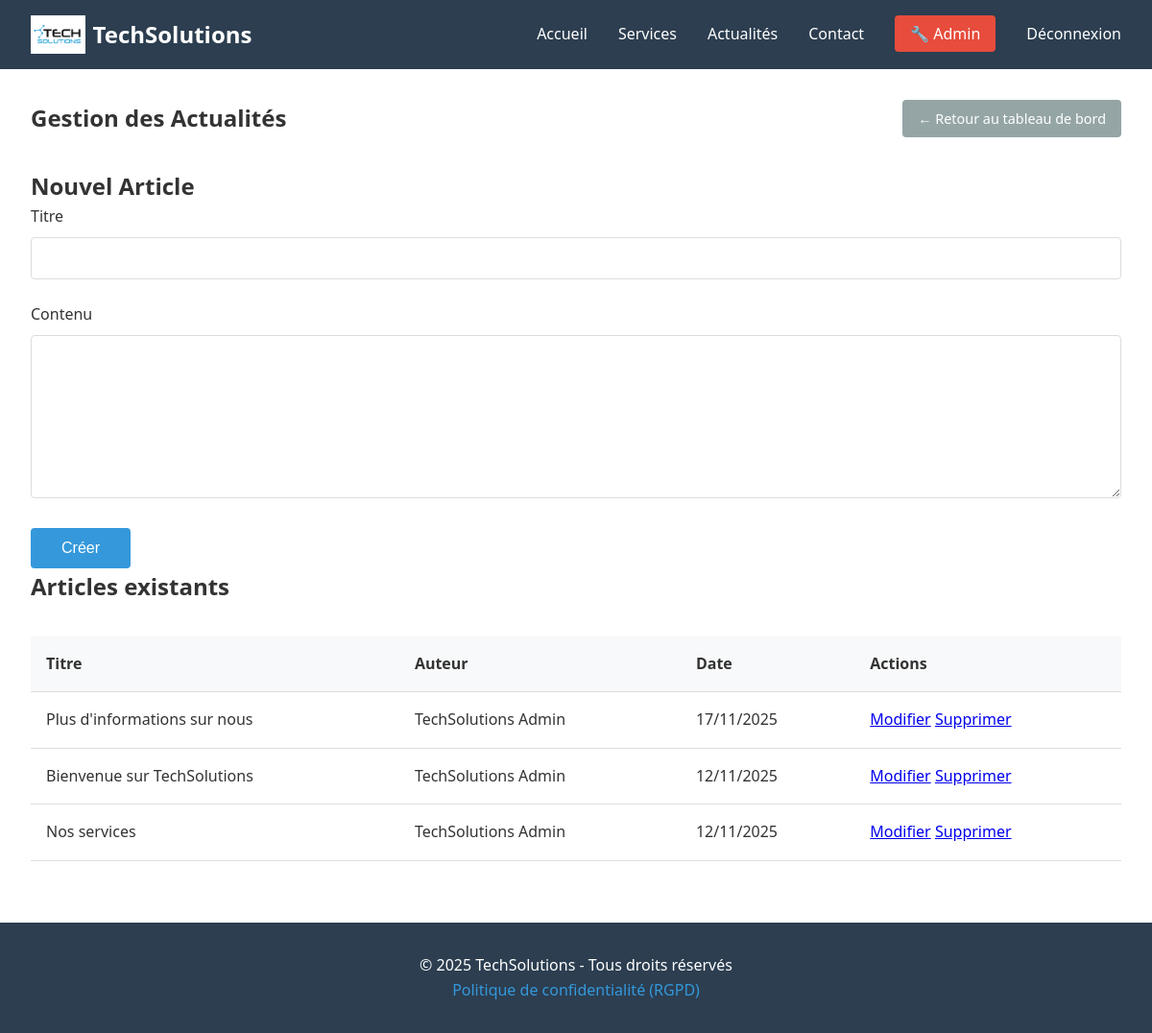
/admin/articles.php (signed in), run on the app's committed database.
### tables this page shows
CREATE TABLE `articles` (
  `id` int(11) NOT NULL AUTO_INCREMENT,
  `titre` varchar(255) NOT NULL,
  `contenu` text NOT NULL,
  `auteur_id` int(11) DEFAULT NULL,
  `created_at` timestamp NOT NULL DEFAULT current_timestamp(),
  `updated_at` timestamp NOT NULL DEFAULT current_timestamp() ON UPDATE current_timestamp(),
  PRIMARY KEY (`id`),
  KEY `auteur_id` (`auteur_id`),
  CONSTRAINT `articles_ibfk_1` FOREIGN KEY (`auteur_id`) REFERENCES `users` (`id`) ON DELETE SET NULL
);

CREATE TABLE `users` (
  `id` int(11) NOT NULL AUTO_INCREMENT,
  `email` varchar(255) NOT NULL,
  `password` varchar(255) NOT NULL,
  `nom` varchar(100) NOT NULL,
  `prenom` varchar(100) NOT NULL,
  `telephone` varchar(20) DEFAULT NULL,
  `role` enum('admin','client') DEFAULT 'client',
  `consent_date` datetime DEFAULT NULL,
  `created_at` timestamp NOT NULL DEFAULT current_timestamp(),
  `updated_at` timestamp NOT NULL DEFAULT current_timestamp() ON UPDATE current_timestamp(),
  PRIMARY KEY (`id`),
  UNIQUE KEY `email` (`email`)
);

### admin/articles.php (the view, shortened to what this page needs)
<?php
require_once '../includes/auth.php';
$editArticle = null;
$articles = $pdo->query("SELECT a.*, u.prenom, u.nom FROM articles a
                         LEFT JOIN users u ON a.auteur_id = u.id
                         ORDER BY a.created_at DESC")->fetchAll();
?>
<?php include '../includes/header.php'; ?>
<section class="admin-articles">
    <div class="admin-header">
        <h1>Gestion des Actualités</h1>
        <a href="index.php" class="btn-back">← Retour au tableau de bord</a>
    </div>
    <div class="form-container">
        <h2><?= $editArticle ? 'Modifier' : 'Nouvel' ?> Article</h2>
        <form method="POST">
            <div class="form-group">
                <label for="titre">Titre</label>
                <input type="text" id="titre" name="titre"
                       value="<?= $editArticle ? htmlspecialchars($editArticle['titre']) : '' ?>" required>
            </div>
            <div class="form-group">
                <label for="contenu">Contenu</label>
                <textarea id="contenu" name="contenu" rows="8" required><?= $editArticle ? htmlspecialchars($editArticle['contenu']) : '' ?></textarea>
            </div>
            <button type="submit"><?= $editArticle ? 'Modifier' : 'Créer' ?></button>
        </form>
    </div>
    <div class="articles-list">
        <h2>Articles existants</h2>
        <table>
            <thead>
                <tr>
                    <th>Titre</th>
                    <th>Auteur</th>
                    <th>Date</th>
                    <th>Actions</th>
                </tr>
            </thead>
            <tbody>
                <?php foreach($articles as $article): ?>
                <tr>
                    <td><?= htmlspecialchars($article['titre']) ?></td>
                    <td><?= htmlspecialchars($article['prenom'] . ' ' . $article['nom']) ?></td>
                    <td><?= date('d/m/Y', strtotime($article['created_at'])) ?></td>
                    <td>
                        <a href="?edit=<?= $article['id'] ?>">Modifier</a>
                        <a href="?delete=<?= $article['id'] ?>"
                           onclick="return confirm('Supprimer cet article ?')">Supprimer</a>
                    </td>
                </tr>
                <?php endforeach; ?>
            </tbody>
        </table>
    </div>
</section>
<?php include '../includes/footer.php'; ?>

### assets/css/style.css (style rules this page uses)
* { margin: 0; padding: 0; box-sizing: border-box; }
body { font-family: 'Segoe UI', Tahoma, Geneva, Verdana, sans-serif; line-height: 1.6; color: #333; }
section { max-width: 1200px; margin: 2rem auto; padding: 0 2rem; }
.form-group { margin-bottom: 1.5rem; }
label { display: block; margin-bottom: 0.5rem; font-weight: 500; }
input[type="text"], input[type="email"], input[type="password"], input[type="tel"], textarea { width: 100%; padding: 0.75rem; border: 1px solid #ddd; border-radius: 4px; font-size: 1rem; }
button, .btn-export, .btn-delete { padding: 0.75rem 2rem; background: #3498db; color: white; border: none; border-radius: 4px; cursor: pointer; font-size: 1rem; text-decoration: none; display: inline-block; transition: background 0.3s; }
table { width: 100%; border-collapse: collapse; margin-top: 2rem; }
th, td { padding: 1rem; text-align: left; border-bottom: 1px solid #ddd; }
th { background: #f8f9fa; font-weight: 600; }
.admin-header { display: flex; justify-content: space-between; align-items: center; margin-bottom: 2rem; }
.btn-back { padding: 0.5rem 1rem; background: #95a5a6; color: white; text-decoration: none; border-radius: 4px; font-size: 0.9rem; transition: background 0.3s; }

### data on the page
articles: titre "Plus d'informations sur nous", auteur.nom "TechSolutions Admin", created_at "17/11/2025"
articles: titre "Bienvenue sur TechSolutions", auteur.nom "TechSolutions Admin", created_at "12/11/2025"
articles: titre "Nos services", auteur.nom "TechSolutions Admin", created_at "12/11/2025"
